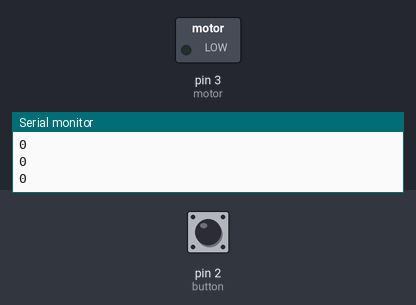
This sketch was run on a simulated Arduino Uno, built with avr-gcc and run on an emulated ATmega328P. Shown: switched loads named in the sketch (green lamp = pin HIGH), the last lines printed to the serial monitor. The test bench sets the inputs (shaded band); at power-on: pin 2 (button) HIGH.

Above: at 1.2 s.
1.3 s: pin 2 (button) pulled LOW for 0.15 s
At 2.3 s:
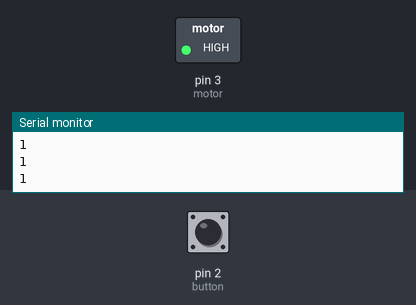
2.9 s: pin 2 (button) pulled LOW for 1 s
At 4.9 s:
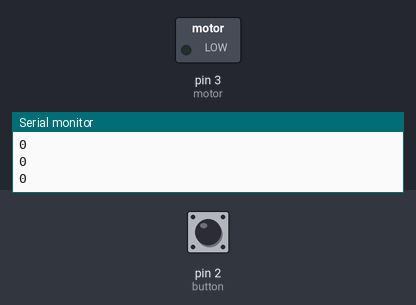
5.4 s: pin 2 (button) pulled LOW for 3.2 s
At 9.6 s:
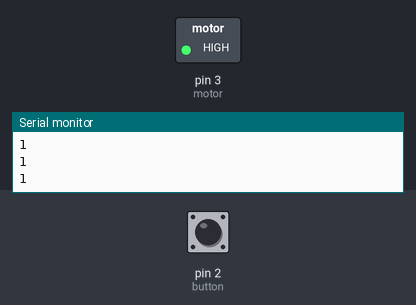
Timing chart, 0 to 11.1 s (numbered marks = the images above; inputs shaded):
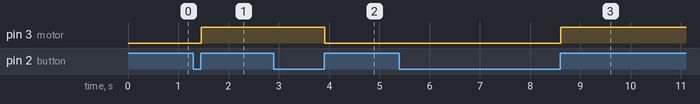

Measured:
- after the input at 1.3 s, pin 3 (motor): LOW → HIGH after 0.16 s
- after the input at 2.9 s, pin 3 (motor): HIGH → LOW after 1.0 s
- after the input at 5.4 s, pin 3 (motor): LOW → HIGH after 3.2 s

The sketch:

button_motor.ino
```cpp
#define button 2
#define motor 3
boolean button_state=0;
void setup() {
  pinMode(button,INPUT);
  pinMode(motor,OUTPUT);
 Serial.begin(9600);
 Serial.print("hello world");
 digitalWrite(motor,LOW);
}

void loop() {
  if(digitalRead(button)==0){
    delay(10);
    if(digitalRead(button)==1){ //如果按钮按下
    button_state=!button_state;
    }
  }else if(digitalRead(button)==1){
    delay(10);
    if(digitalRead(button)==0){
    button_state=button_state;
    }
  }
  if(button_state==true){
    digitalWrite(motor,HIGH);
  }else {
    digitalWrite(motor,LOW);
  }
  Serial.println(button_state);
}
```
